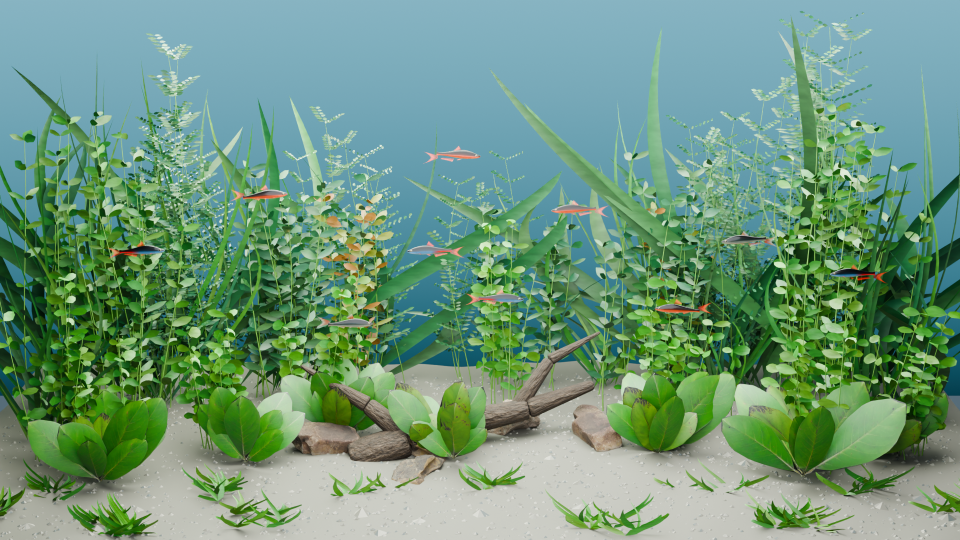
#> input picture docs/evidence/lush-reference/offline-1920.png, 1920 x 1080 px (shown at 1/2 size)
$ python compare_lush_dusk.py
#> lines starting #> are read from the running program, lines starting #| are printed output that depends on the picture
"""Compare two offline aquarium renders at equal scale."""

import argparse
from pathlib import Path

from PIL import Image, ImageDraw, ImageFont


root = Path(__file__).resolve().parents[2]
evidence = root / "docs/evidence/lush-reference"
parser = argparse.ArgumentParser()
parser.add_argument("--left", default="offline-1920.png")
parser.add_argument("--right", default="dusk-1920.png")
parser.add_argument("--left-label", default="BRIGHT BASELINE")
parser.add_argument("--right-label", default="DARKER AQUARIUM LIGHT")
parser.add_argument("--out", default="bright-vs-dusk.png")
args = parser.parse_args()
font = ImageFont.truetype("C:/Windows/Fonts/segoeui.ttf", 28)
board = Image.new("RGB", (2400, 760), "#111b20")
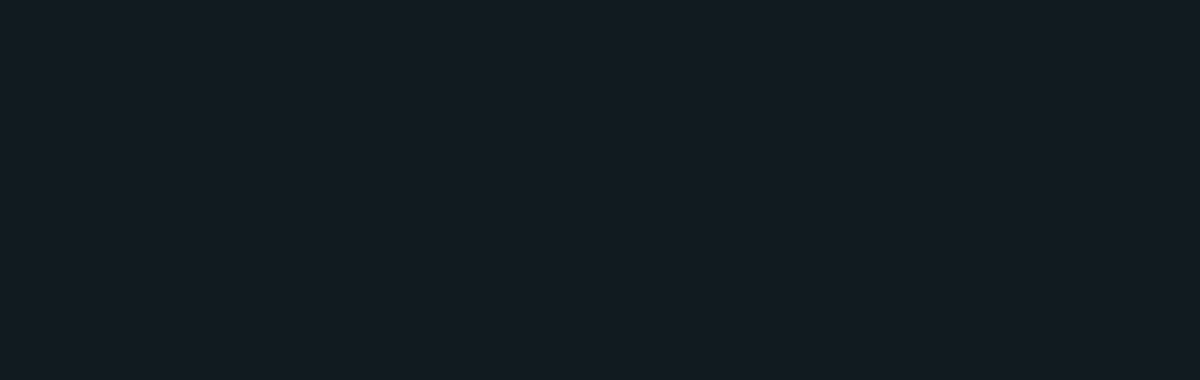
#> board: PIL image 2400x760 RGB (shown at 1/2 size); mean R, G, B 17, 27, 32
draw = ImageDraw.Draw(board)

for x, label, filename in (
    (40, args.left_label, args.left),
    (1220, args.right_label, args.right),
):
    frame = Image.open(evidence / filename).convert("RGB")
    assert frame.size == (1920, 1080)
    draw.text((x, 20), label, font=font, fill="#ecf4f3")
    board.paste(frame.resize((1140, 641), Image.Resampling.LANCZOS), (x, 70))
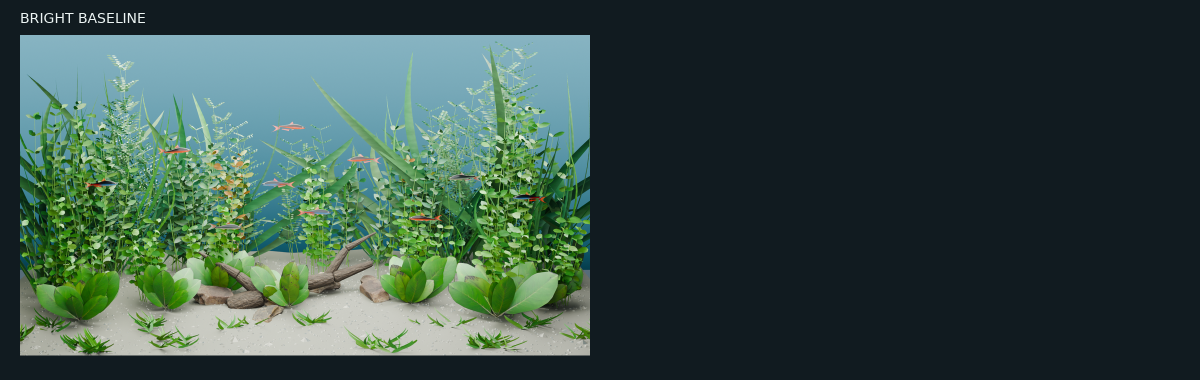
#> board: PIL image 2400x760 RGB (shown at 1/2 size); mean R, G, B 54.6, 76.9, 69.3
#> pass 2 of the loop `for x, label, filename in (`:
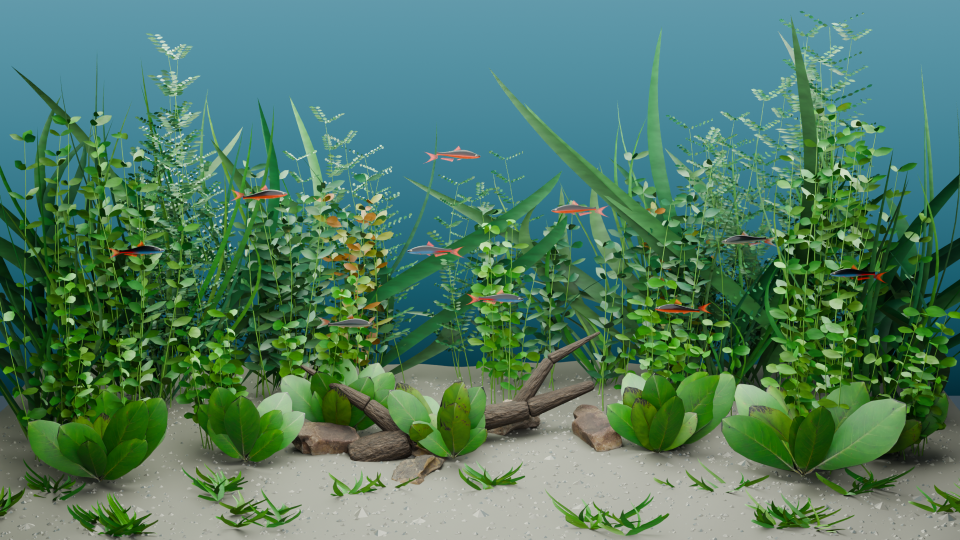
#> input picture docs/evidence/lush-reference/dusk-1920.png, 1920 x 1080 px (shown at 1/2 size)
#> `board.paste(frame.resize((1140, 641), Image.Resampling.LANCZOS), (x, 7..`:
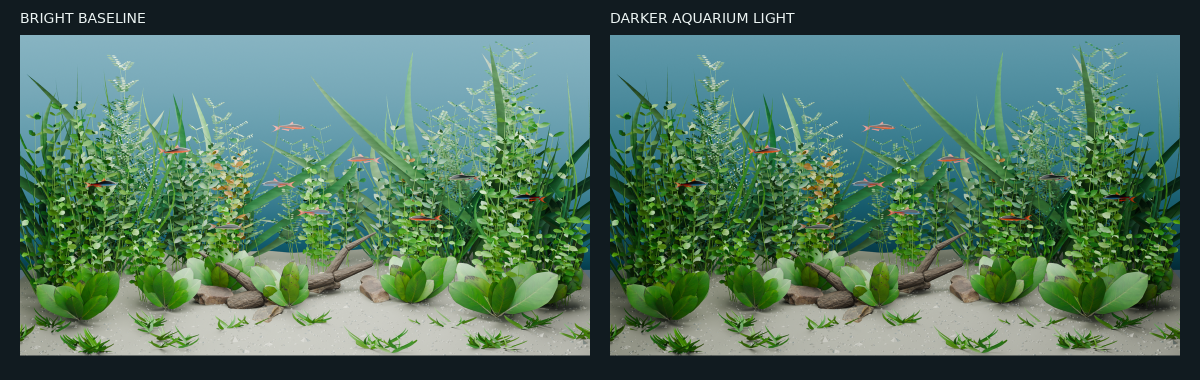
#> board: PIL image 2400x760 RGB (shown at 1/2 size); mean R, G, B 80.7, 116, 96.9

output = evidence / args.out
board.save(output)
print(output)
